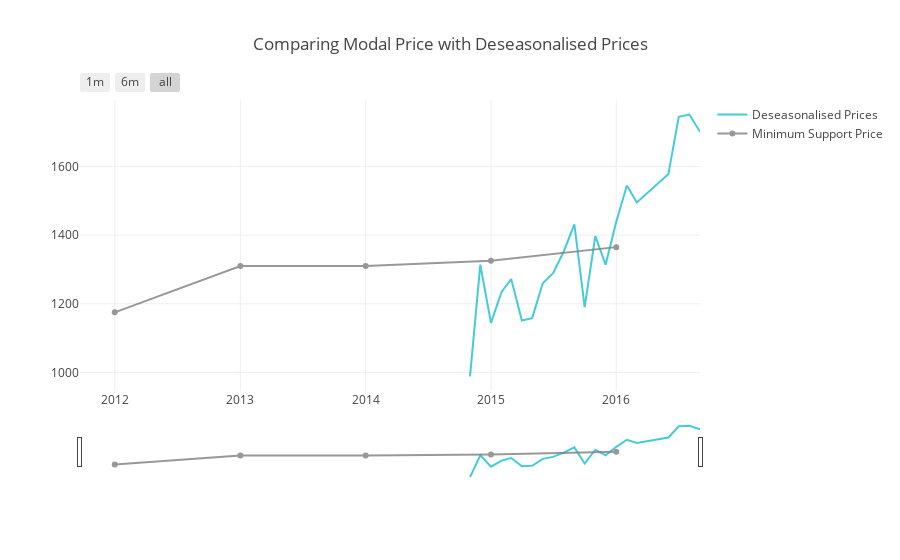

Notebook code cell kept with this figure:
### Code cell
plot_msp_price()

### Figure 1 — Plotly figure (JSON) as saved in the notebook; plotly's stock layout.template omitted (floating-point values rounded to 4 significant figures)
{"data": [{"line": {"color": "#17BECF"}, "name": "Deseasonalised Prices", "opacity": 0.8, "type": "scatter", "uid": "fd168c18-4def-486e-8633-192923d52de3", "x": ["2014-11-01", "2014-12-01", "2014-12-01", "2015-01-01", "2015-02-01", "2015-03-01", "2015-04-01", "2015-05-01", "2015-06-01", "2015-07-01", "2015-08-01", "2015-09-01", "2015-10-01", "2015-11-01", "2015-12-01", "2015-12-01", "2016-01-01", "2016-02-01", "2016-03-01", "2016-06-01", "2016-07-01", "2016-08-01", "2016-09-01"], "y": [988.3, 1314.0, 1314.0, 1144.0, 1235.0, 1272.0, 1151.0, 1158.0, 1260.0, 1289.0, 1352.0, 1431.0, 1190.0, 1397.0, 1314.0, 1314.0, 1439.0, 1545.0, 1495.0, 1578.0, 1745.0, 1751.0, 1701.0]}, {"line": {"color": "#7F7F7F"}, "name": "Minimum Support Price", "opacity": 0.8, "type": "scatter", "uid": "717356ab-3635-46ab-b9b7-d25712faabbc", "x": [2012, 2013, 2014, 2015, 2016], "y": [1175, 1310, 1310, 1325, 1365]}], "layout": {"title": "Comparing Modal Price with Deseasonalised Prices", "xaxis": {"rangeselector": {"buttons": [{"count": 1, "label": "1m", "step": "month", "stepmode": "backward"}, {"count": 6, "label": "6m", "step": "month", "stepmode": "backward"}, {"step": "all"}]}, "rangeslider": {"visible": true}, "type": "date"}}}
